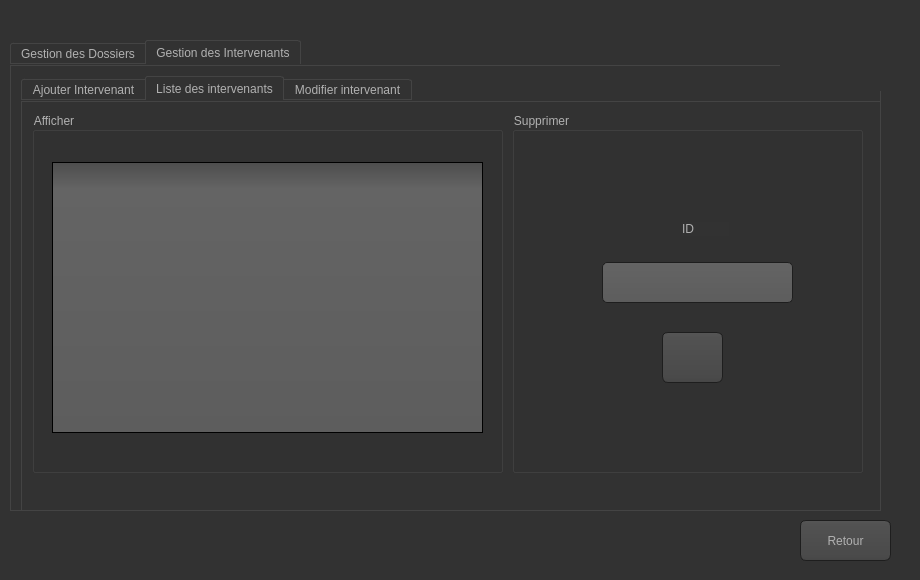
<?xml version="1.0" encoding="UTF-8"?>
<ui version="4.0">
 <class>Dialog_2</class>
 <widget class="QDialog" name="Dialog_2">
  <property name="geometry">
   <rect>
    <x>0</x>
    <y>0</y>
    <width>920</width>
    <height>580</height>
   </rect>
  </property>
  <property name="windowTitle">
   <string>GESTION DES AFFARIES JURIDIQUES</string>
  </property>
  <property name="styleSheet">
   <string notr="true">QToolTip
{
     border: 1px solid black;
     background-color: #ffa02f;
     padding: 1px;
     border-radius: 3px;
     opacity: 100;
}

QWidget
{
    color: #b1b1b1;
    background-color: #323232;
}

QWidget:item:hover
{
    background-color: QLinearGradient( x1: 0, y1: 0, x2: 0, y2: 1, stop: 0 #ffa02f, stop: 1 #ca0619);
    color: #000000;
}

QWidget:item:selected
{
    background-color: QLinearGradient( x1: 0, y1: 0, x2: 0, y2: 1, stop: 0 #ffa02f, stop: 1 #d7801a);
}

QMenuBar::item
{
    background: transparent;
}

QMenuBar::item:selected
{
    background: transparent;
    border: 1px solid #ffaa00;
}

QMenuBar::item:pressed
{
    background: #444;
    border: 1px solid #000;
    background-color: QLinearGradient(
        x1:0, y1:0,
        x2:0, y2:1,
        stop:1 #212121,
        stop:0.4 #343434/*,
        stop:0.2 #343434,
        stop:0.1 #ffaa00*/
    );
    margin-bottom:-1px;
    padding-bottom:1px;
}

QMenu
{
    border: 1px solid #000;
}

QMenu::item
{
    padding: 2px 20px 2px 20px;
}

QMenu::item:selected
{
    color: #000000;
}

QWidget:disabled
{
    color: #404040;
    background-color: #323232;
}

QAbstractItemView
{
    background-color: QLinearGradient( x1: 0, y1: 0, x2: 0, y2: 1, stop: 0 #4d4d4d, stop: 0.1 #646464, stop: 1 #5d5d5d);
}

QWidget:focus
{
    /*border: 2px solid QLinearGradient( x1: 0, y1: 0, x2: 0, y2: 1, stop: 0 #ffa02f, stop: 1 #d7801a);*/
}

QLineEdit
{
    background-color: QLinearGradient( x1: 0, y1: 0, x2: 0, y2: 1, stop: 0 #4d4d4d, stop: 0 #646464, stop: 1 #5d5d5d);
    padding: 1px;
    border-style: solid;
    border: 1px solid #1e1e1e;
    border-radius: 5;
}

QPushButton
{
    color: #b1b1b1;
    background-color: QLinearGradient( x1: 0, y1: 0, x2: 0, y2: 1, stop: 0 #565656, stop: 0.1 #525252, stop: 0.5 #4e4e4e, stop: 0.9 #4a4a4a, stop: 1 #464646);
    border-width: 1px;
    border-color: #1e1e1e;
    border-style: solid;
    border-radius: 6;
    padding: 3px;
    font-size: 12px;
    padding-left: 5px;
    padding-right: 5px;
}

QPushButton:pressed
{
    background-color: QLinearGradient( x1: 0, y1: 0, x2: 0, y2: 1, stop: 0 #2d2d2d, stop: 0.1 #2b2b2b, stop: 0.5 #292929, stop: 0.9 #282828, stop: 1 #252525);
}

QComboBox
{
    selection-background-color: #ffaa00;
    background-color: QLinearGradient( x1: 0, y1: 0, x2: 0, y2: 1, stop: 0 #565656, stop: 0.1 #525252, stop: 0.5 #4e4e4e, stop: 0.9 #4a4a4a, stop: 1 #464646);
    border-style: solid;
    border: 1px solid #1e1e1e;
    border-radius: 5;
}

QComboBox:hover,QPushButton:hover
{
    border: 2px solid QLinearGradient( x1: 0, y1: 0, x2: 0, y2: 1, stop: 0 #ffa02f, stop: 1 #d7801a);
}


QComboBox:on
{
    padding-top: 3px;
    padding-left: 4px;
    background-color: QLinearGradient( x1: 0, y1: 0, x2: 0, y2: 1, stop: 0 #2d2d2d, stop: 0.1 #2b2b2b, stop: 0.5 #292929, stop: 0.9 #282828, stop: 1 #252525);
    selection-background-color: #ffaa00;
}

QComboBox QAbstractItemView
{
    border: 2px solid darkgray;
    selection-background-color: QLinearGradient( x1: 0, y1: 0, x2: 0, y2: 1, stop: 0 #ffa02f, stop: 1 #d7801a);
}

QComboBox::drop-down
{
     subcontrol-origin: padding;
     subcontrol-position: top right;
     width: 15px;

     border-left-width: 0px;
     border-left-color: darkgray;
     border-left-style: solid; /* just a single line */
     border-top-right-radius: 3px; /* same radius as the QComboBox */
     border-bottom-right-radius: 3px;
 }

QComboBox::down-arrow
{
     image: url(:/down_arrow.png);
}

QGroupBox:focus
{
border: 2px solid QLinearGradient( x1: 0, y1: 0, x2: 0, y2: 1, stop: 0 #ffa02f, stop: 1 #d7801a);
}

QTextEdit:focus
{
    border: 2px solid QLinearGradient( x1: 0, y1: 0, x2: 0, y2: 1, stop: 0 #ffa02f, stop: 1 #d7801a);
}

QScrollBar:horizontal {
     border: 1px solid #222222;
     background: QLinearGradient( x1: 0, y1: 0, x2: 0, y2: 1, stop: 0.0 #121212, stop: 0.2 #282828, stop: 1 #484848);
     height: 7px;
     margin: 0px 16px 0 16px;
}

QScrollBar::handle:horizontal
{
      background: QLinearGradient( x1: 0, y1: 0, x2: 1, y2: 0, stop: 0 #ffa02f, stop: 0.5 #d7801a, stop: 1 #ffa02f);
      min-height: 20px;
      border-radius: 2px;
}

QScrollBar::add-line:horizontal {
      border: 1px solid #1b1b19;
      border-radius: 2px;
      background: QLinearGradient( x1: 0, y1: 0, x2: 1, y2: 0, stop: 0 #ffa02f, stop: 1 #d7801a);
      width: 14px;
      subcontrol-position: right;
      subcontrol-origin: margin;
}

QScrollBar::sub-line:horizontal {
      border: 1px solid #1b1b19;
      border-radius: 2px;
      background: QLinearGradient( x1: 0, y1: 0, x2: 1, y2: 0, stop: 0 #ffa02f, stop: 1 #d7801a);
      width: 14px;
     subcontrol-position: left;
     subcontrol-origin: margin;
}

QScrollBar::right-arrow:horizontal, QScrollBar::left-arrow:horizontal
{
      border: 1px solid black;
      width: 1px;
      height: 1px;
      background: white;
}

QScrollBar::add-page:horizontal, QScrollBar::sub-page:horizontal
{
      background: none;
}

QScrollBar:vertical
{
      background: QLinearGradient( x1: 0, y1: 0, x2: 1, y2: 0, stop: 0.0 #121212, stop: 0.2 #282828, stop: 1 #484848);
      width: 7px;
      margin: 16px 0 16px 0;
      border: 1px solid #222222;
}

QScrollBar::handle:vertical
{
      background: QLinearGradient( x1: 0, y1: 0, x2: 0, y2: 1, stop: 0 #ffa02f, stop: 0.5 #d7801a, stop: 1 #ffa02f);
      min-height: 20px;
      border-radius: 2px;
}

QScrollBar::add-line:vertical
{
      border: 1px solid #1b1b19;
      border-radius: 2px;
      background: QLinearGradient( x1: 0, y1: 0, x2: 0, y2: 1, stop: 0 #ffa02f, stop: 1 #d7801a);
      height: 14px;
      subcontrol-position: bottom;
      subcontrol-origin: margin;
}

QScrollBar::sub-line:vertical
{
      border: 1px solid #1b1b19;
      border-radius: 2px;
      background: QLinearGradient( x1: 0, y1: 0, x2: 0, y2: 1, stop: 0 #d7801a, stop: 1 #ffa02f);
      height: 14px;
      subcontrol-position: top;
      subcontrol-origin: margin;
}

QScrollBar::up-arrow:vertical, QScrollBar::down-arrow:vertical
{
      border: 1px solid black;
      width: 1px;
      height: 1px;
      background: white;
}


QScrollBar::add-page:vertical, QScrollBar::sub-page:vertical
{
      background: none;
}

QTextEdit
{
    background-color: #242424;
}

QPlainTextEdit
{
    background-color: #242424;
}

QHeaderView::section
{
    background-color: QLinearGradient(x1:0, y1:0, x2:0, y2:1, stop:0 #616161, stop: 0.5 #505050, stop: 0.6 #434343, stop:1 #656565);
    color: white;
    padding-left: 4px;
    border: 1px solid #6c6c6c;
}

QCheckBox:disabled
{
color: #414141;
}

QDockWidget::title
{
    text-align: center;
    spacing: 3px; /* spacing between items in the tool bar */
    background-color: QLinearGradient(x1:0, y1:0, x2:0, y2:1, stop:0 #323232, stop: 0.5 #242424, stop:1 #323232);
}

QDockWidget::close-button, QDockWidget::float-button
{
    text-align: center;
    spacing: 1px; /* spacing between items in the tool bar */
    background-color: QLinearGradient(x1:0, y1:0, x2:0, y2:1, stop:0 #323232, stop: 0.5 #242424, stop:1 #323232);
}

QDockWidget::close-button:hover, QDockWidget::float-button:hover
{
    background: #242424;
}

QDockWidget::close-button:pressed, QDockWidget::float-button:pressed
{
    padding: 1px -1px -1px 1px;
}

QMainWindow::separator
{
    background-color: QLinearGradient(x1:0, y1:0, x2:0, y2:1, stop:0 #161616, stop: 0.5 #151515, stop: 0.6 #212121, stop:1 #343434);
    color: white;
    padding-left: 4px;
    border: 1px solid #4c4c4c;
    spacing: 3px; /* spacing between items in the tool bar */
}

QMainWindow::separator:hover
{

    background-color: QLinearGradient(x1:0, y1:0, x2:0, y2:1, stop:0 #d7801a, stop:0.5 #b56c17 stop:1 #ffa02f);
    color: white;
    padding-left: 4px;
    border: 1px solid #6c6c6c;
    spacing: 3px; /* spacing between items in the tool bar */
}

QToolBar::handle
{
     spacing: 3px; /* spacing between items in the tool bar */
     background: url(:/images/handle.png);
}

QMenu::separator
{
    height: 2px;
    background-color: QLinearGradient(x1:0, y1:0, x2:0, y2:1, stop:0 #161616, stop: 0.5 #151515, stop: 0.6 #212121, stop:1 #343434);
    color: white;
    padding-left: 4px;
    margin-left: 10px;
    margin-right: 5px;
}

QProgressBar
{
    border: 2px solid grey;
    border-radius: 5px;
    text-align: center;
}

QProgressBar::chunk
{
    background-color: #d7801a;
    width: 2.15px;
    margin: 0.5px;
}

QTabBar::tab {
    color: #b1b1b1;
    border: 1px solid #444;
    border-bottom-style: none;
    background-color: #323232;
    padding-left: 10px;
    padding-right: 10px;
    padding-top: 3px;
    padding-bottom: 2px;
    margin-right: -1px;
}

QTabWidget::pane {
    border: 1px solid #444;
    top: 1px;
}

QTabBar::tab:last
{
    margin-right: 0; /* the last selected tab has nothing to overlap with on the right */
    border-top-right-radius: 3px;
}

QTabBar::tab:first:!selected
{
 margin-left: 0px; /* the last selected tab has nothing to overlap with on the right */


    border-top-left-radius: 3px;
}

QTabBar::tab:!selected
{
    color: #b1b1b1;
    border-bottom-style: solid;
    margin-top: 3px;
    background-color: QLinearGradient(x1:0, y1:0, x2:0, y2:1, stop:1 #212121, stop:.4 #343434);
}

QTabBar::tab:selected
{
    border-top-left-radius: 3px;
    border-top-right-radius: 3px;
    margin-bottom: 0px;
}

QTabBar::tab:!selected:hover
{
    /*border-top: 2px solid #ffaa00;
    padding-bottom: 3px;*/
    border-top-left-radius: 3px;
    border-top-right-radius: 3px;
    background-color: QLinearGradient(x1:0, y1:0, x2:0, y2:1, stop:1 #212121, stop:0.4 #343434, stop:0.2 #343434, stop:0.1 #ffaa00);
}

QRadioButton::indicator:checked, QRadioButton::indicator:unchecked{
    color: #b1b1b1;
    background-color: #323232;
    border: 1px solid #b1b1b1;
    border-radius: 6px;
}

QRadioButton::indicator:checked
{
    background-color: qradialgradient(
        cx: 0.5, cy: 0.5,
        fx: 0.5, fy: 0.5,
        radius: 1.0,
        stop: 0.25 #ffaa00,
        stop: 0.3 #323232
    );
}

QCheckBox::indicator{
    color: #b1b1b1;
    background-color: #323232;
    border: 1px solid #b1b1b1;
    width: 9px;
    height: 9px;
}

QRadioButton::indicator
{
    border-radius: 6px;
}

QRadioButton::indicator:hover, QCheckBox::indicator:hover
{
    border: 1px solid #ffaa00;
}

QCheckBox::indicator:checked
{
    image:url(:/images/checkbox.png);
}

QCheckBox::indicator:disabled, QRadioButton::indicator:disabled
{
    border: 1px solid #444;
}</string>
  </property>
  <widget class="QPushButton" name="pushButton_4">
   <property name="geometry">
    <rect>
     <x>630</x>
     <y>400</y>
     <width>75</width>
     <height>23</height>
    </rect>
   </property>
   <property name="text">
    <string>Menu</string>
   </property>
  </widget>
  <widget class="QTabWidget" name="tabWidget_2">
   <property name="geometry">
    <rect>
     <x>10</x>
     <y>40</y>
     <width>871</width>
     <height>471</height>
    </rect>
   </property>
   <property name="currentIndex">
    <number>1</number>
   </property>
   <widget class="QWidget" name="tab_3">
    <attribute name="title">
     <string>Gestion des Dossiers</string>
    </attribute>
    <widget class="QTabWidget" name="tabWidget">
     <property name="geometry">
      <rect>
       <x>10</x>
       <y>0</y>
       <width>851</width>
       <height>431</height>
      </rect>
     </property>
     <property name="toolTip">
      <string>&lt;html&gt;&lt;head/&gt;&lt;body&gt;&lt;p&gt;&lt;br/&gt;&lt;/p&gt;&lt;/body&gt;&lt;/html&gt;</string>
     </property>
     <property name="currentIndex">
      <number>2</number>
     </property>
     <widget class="QWidget" name="tab_1">
      <property name="whatsThis">
       <string/>
      </property>
      <property name="accessibleName">
       <string/>
      </property>
      <attribute name="title">
       <string>Ajout de Dossier Criminel</string>
      </attribute>
      <widget class="QLabel" name="label">
       <property name="geometry">
        <rect>
         <x>50</x>
         <y>90</y>
         <width>47</width>
         <height>14</height>
        </rect>
       </property>
       <property name="text">
        <string>ID</string>
       </property>
      </widget>
      <widget class="QLabel" name="label_2">
       <property name="geometry">
        <rect>
         <x>50</x>
         <y>180</y>
         <width>47</width>
         <height>14</height>
        </rect>
       </property>
       <property name="text">
        <string>Nom</string>
       </property>
      </widget>
      <widget class="QLabel" name="label_3">
       <property name="geometry">
        <rect>
         <x>50</x>
         <y>270</y>
         <width>47</width>
         <height>14</height>
        </rect>
       </property>
       <property name="text">
        <string>Prenom</string>
       </property>
      </widget>
      <widget class="QLabel" name="label_4">
       <property name="geometry">
        <rect>
         <x>380</x>
         <y>20</y>
         <width>61</width>
         <height>16</height>
        </rect>
       </property>
       <property name="text">
        <string>Description</string>
       </property>
      </widget>
      <widget class="QLineEdit" name="le_desc">
       <property name="geometry">
        <rect>
         <x>380</x>
         <y>40</y>
         <width>451</width>
         <height>281</height>
        </rect>
       </property>
      </widget>
      <widget class="QLineEdit" name="lineEditId">
       <property name="geometry">
        <rect>
         <x>160</x>
         <y>80</y>
         <width>151</width>
         <height>31</height>
        </rect>
       </property>
      </widget>
      <widget class="QLineEdit" name="lineEditNom">
       <property name="geometry">
        <rect>
         <x>160</x>
         <y>170</y>
         <width>151</width>
         <height>31</height>
        </rect>
       </property>
      </widget>
      <widget class="QLineEdit" name="lineEditPrenom">
       <property name="geometry">
        <rect>
         <x>160</x>
         <y>260</y>
         <width>151</width>
         <height>31</height>
        </rect>
       </property>
      </widget>
      <widget class="QGroupBox" name="groupBox_2">
       <property name="geometry">
        <rect>
         <x>10</x>
         <y>0</y>
         <width>831</width>
         <height>401</height>
        </rect>
       </property>
       <property name="title">
        <string>Ajout</string>
       </property>
       <widget class="QPushButton" name="pb_ajout">
        <property name="geometry">
         <rect>
          <x>250</x>
          <y>320</y>
          <width>71</width>
          <height>61</height>
         </rect>
        </property>
        <property name="styleSheet">
         <string notr="true">image: url(:/pictures/add_new_document_14028.png);</string>
        </property>
        <property name="text">
         <string/>
        </property>
       </widget>
      </widget>
      <zorder>groupBox_2</zorder>
      <zorder>label</zorder>
      <zorder>label_2</zorder>
      <zorder>label_3</zorder>
      <zorder>label_4</zorder>
      <zorder>le_desc</zorder>
      <zorder>lineEditId</zorder>
      <zorder>lineEditNom</zorder>
      <zorder>lineEditPrenom</zorder>
     </widget>
     <widget class="QWidget" name="tab_2">
      <attribute name="title">
       <string>Liste/Suppression</string>
      </attribute>
      <widget class="QTableView" name="tabdossier">
       <property name="geometry">
        <rect>
         <x>20</x>
         <y>100</y>
         <width>481</width>
         <height>271</height>
        </rect>
       </property>
      </widget>
      <widget class="QLineEdit" name="le_recherced">
       <property name="geometry">
        <rect>
         <x>20</x>
         <y>40</y>
         <width>331</width>
         <height>41</height>
        </rect>
       </property>
      </widget>
      <widget class="QGroupBox" name="groupBox_3">
       <property name="geometry">
        <rect>
         <x>10</x>
         <y>10</y>
         <width>501</width>
         <height>381</height>
        </rect>
       </property>
       <property name="title">
        <string>Affichage</string>
       </property>
       <widget class="QPushButton" name="pb_recherched">
        <property name="geometry">
         <rect>
          <x>350</x>
          <y>30</y>
          <width>41</width>
          <height>41</height>
         </rect>
        </property>
        <property name="styleSheet">
         <string notr="true">image: url(:/pictures/Search_icon-icons.com_54989 (2).png);</string>
        </property>
        <property name="text">
         <string/>
        </property>
       </widget>
       <widget class="QPushButton" name="pb_export">
        <property name="geometry">
         <rect>
          <x>440</x>
          <y>20</y>
          <width>51</width>
          <height>61</height>
         </rect>
        </property>
        <property name="styleSheet">
         <string notr="true">image: url(:/pictures/adobe_pdf_document_14979.png);</string>
        </property>
        <property name="text">
         <string/>
        </property>
       </widget>
      </widget>
      <widget class="QGroupBox" name="groupBox_4">
       <property name="geometry">
        <rect>
         <x>520</x>
         <y>10</y>
         <width>311</width>
         <height>381</height>
        </rect>
       </property>
       <property name="title">
        <string>Supression</string>
       </property>
       <widget class="QPushButton" name="pb_dossiersup">
        <property name="geometry">
         <rect>
          <x>140</x>
          <y>230</y>
          <width>51</width>
          <height>51</height>
         </rect>
        </property>
        <property name="styleSheet">
         <string notr="true">image: url(:/pictures/trash-can_115312.png);</string>
        </property>
        <property name="text">
         <string/>
        </property>
       </widget>
       <widget class="QLineEdit" name="le_dossiersup">
        <property name="geometry">
         <rect>
          <x>80</x>
          <y>160</y>
          <width>171</width>
          <height>41</height>
         </rect>
        </property>
       </widget>
       <widget class="QLabel" name="label_7">
        <property name="geometry">
         <rect>
          <x>150</x>
          <y>120</y>
          <width>47</width>
          <height>14</height>
         </rect>
        </property>
        <property name="text">
         <string>ID</string>
        </property>
       </widget>
      </widget>
      <zorder>groupBox_3</zorder>
      <zorder>groupBox_4</zorder>
      <zorder>tabdossier</zorder>
      <zorder>le_recherced</zorder>
     </widget>
     <widget class="QWidget" name="tab">
      <attribute name="title">
       <string>Modifier</string>
      </attribute>
      <widget class="QLabel" name="label_5">
       <property name="geometry">
        <rect>
         <x>60</x>
         <y>90</y>
         <width>47</width>
         <height>14</height>
        </rect>
       </property>
       <property name="text">
        <string>ID</string>
       </property>
      </widget>
      <widget class="QLabel" name="label_10">
       <property name="geometry">
        <rect>
         <x>380</x>
         <y>30</y>
         <width>111</width>
         <height>20</height>
        </rect>
       </property>
       <property name="text">
        <string>Nouvelle Description</string>
       </property>
      </widget>
      <widget class="QGroupBox" name="groupBox_5">
       <property name="geometry">
        <rect>
         <x>10</x>
         <y>10</y>
         <width>811</width>
         <height>381</height>
        </rect>
       </property>
       <property name="title">
        <string>Modofoer</string>
       </property>
       <widget class="QLineEdit" name="le_newdesc">
        <property name="geometry">
         <rect>
          <x>370</x>
          <y>50</y>
          <width>421</width>
          <height>251</height>
         </rect>
        </property>
       </widget>
       <widget class="QPushButton" name="pb_mod">
        <property name="geometry">
         <rect>
          <x>230</x>
          <y>300</y>
          <width>71</width>
          <height>61</height>
         </rect>
        </property>
        <property name="styleSheet">
         <string notr="true">image: url(:/pictures/pen_edit_modify_pencil_icon_181536.png);</string>
        </property>
        <property name="text">
         <string/>
        </property>
       </widget>
       <widget class="QLineEdit" name="le_newprenom">
        <property name="geometry">
         <rect>
          <x>150</x>
          <y>230</y>
          <width>181</width>
          <height>41</height>
         </rect>
        </property>
       </widget>
       <widget class="QLineEdit" name="le_newnom">
        <property name="geometry">
         <rect>
          <x>150</x>
          <y>150</y>
          <width>181</width>
          <height>41</height>
         </rect>
        </property>
       </widget>
       <widget class="QLabel" name="label_9">
        <property name="geometry">
         <rect>
          <x>40</x>
          <y>240</y>
          <width>111</width>
          <height>16</height>
         </rect>
        </property>
        <property name="text">
         <string>Nouveau Prenom</string>
        </property>
       </widget>
       <widget class="QLabel" name="label_8">
        <property name="geometry">
         <rect>
          <x>40</x>
          <y>160</y>
          <width>81</width>
          <height>16</height>
         </rect>
        </property>
        <property name="text">
         <string>Nouveau nom</string>
        </property>
       </widget>
       <widget class="QLineEdit" name="le_idmod">
        <property name="geometry">
         <rect>
          <x>150</x>
          <y>70</y>
          <width>181</width>
          <height>41</height>
         </rect>
        </property>
       </widget>
      </widget>
      <zorder>groupBox_5</zorder>
      <zorder>label_5</zorder>
      <zorder>label_10</zorder>
     </widget>
    </widget>
   </widget>
   <widget class="QWidget" name="tab_4">
    <attribute name="title">
     <string>Gestion des Intervenants</string>
    </attribute>
    <widget class="QTabWidget" name="tabWidget_3">
     <property name="geometry">
      <rect>
       <x>10</x>
       <y>10</y>
       <width>861</width>
       <height>441</height>
      </rect>
     </property>
     <property name="currentIndex">
      <number>1</number>
     </property>
     <widget class="QWidget" name="tab_5">
      <attribute name="title">
       <string>Ajouter Intervenant</string>
      </attribute>
      <widget class="QGroupBox" name="groupBox_6">
       <property name="geometry">
        <rect>
         <x>10</x>
         <y>0</y>
         <width>831</width>
         <height>391</height>
        </rect>
       </property>
       <property name="title">
        <string>Ajout</string>
       </property>
       <widget class="QLineEdit" name="le_idajout2">
        <property name="geometry">
         <rect>
          <x>230</x>
          <y>50</y>
          <width>181</width>
          <height>31</height>
         </rect>
        </property>
       </widget>
       <widget class="QLineEdit" name="le_nomajout2">
        <property name="geometry">
         <rect>
          <x>230</x>
          <y>130</y>
          <width>181</width>
          <height>31</height>
         </rect>
        </property>
       </widget>
       <widget class="QPushButton" name="pb_ajout2">
        <property name="geometry">
         <rect>
          <x>590</x>
          <y>140</y>
          <width>81</width>
          <height>81</height>
         </rect>
        </property>
        <property name="styleSheet">
         <string notr="true">image: url(:/pictures/1486485564-add-character-include-more-person-user_81147.png);</string>
        </property>
        <property name="text">
         <string/>
        </property>
       </widget>
       <widget class="QLineEdit" name="le_prenomajout2">
        <property name="geometry">
         <rect>
          <x>230</x>
          <y>210</y>
          <width>181</width>
          <height>31</height>
         </rect>
        </property>
       </widget>
       <widget class="QLineEdit" name="le_profajout2">
        <property name="geometry">
         <rect>
          <x>230</x>
          <y>290</y>
          <width>181</width>
          <height>31</height>
         </rect>
        </property>
       </widget>
       <widget class="QLabel" name="label_18">
        <property name="geometry">
         <rect>
          <x>90</x>
          <y>60</y>
          <width>47</width>
          <height>14</height>
         </rect>
        </property>
        <property name="text">
         <string>ID</string>
        </property>
       </widget>
       <widget class="QLabel" name="label_12">
        <property name="geometry">
         <rect>
          <x>90</x>
          <y>140</y>
          <width>47</width>
          <height>14</height>
         </rect>
        </property>
        <property name="text">
         <string>Nom</string>
        </property>
       </widget>
       <widget class="QLabel" name="label_13">
        <property name="geometry">
         <rect>
          <x>90</x>
          <y>220</y>
          <width>47</width>
          <height>14</height>
         </rect>
        </property>
        <property name="text">
         <string>Prenom</string>
        </property>
       </widget>
       <widget class="QLabel" name="label_14">
        <property name="geometry">
         <rect>
          <x>90</x>
          <y>300</y>
          <width>51</width>
          <height>16</height>
         </rect>
        </property>
        <property name="text">
         <string>Profession</string>
        </property>
       </widget>
      </widget>
     </widget>
     <widget class="QWidget" name="tab_7">
      <attribute name="title">
       <string>Liste des intervenants</string>
      </attribute>
      <widget class="QTableView" name="tabinter">
       <property name="geometry">
        <rect>
         <x>30</x>
         <y>60</y>
         <width>431</width>
         <height>271</height>
        </rect>
       </property>
      </widget>
      <widget class="QGroupBox" name="groupBox_7">
       <property name="geometry">
        <rect>
         <x>10</x>
         <y>10</y>
         <width>471</width>
         <height>361</height>
        </rect>
       </property>
       <property name="title">
        <string>Afficher</string>
       </property>
      </widget>
      <widget class="QGroupBox" name="groupBox_8">
       <property name="geometry">
        <rect>
         <x>490</x>
         <y>10</y>
         <width>351</width>
         <height>361</height>
        </rect>
       </property>
       <property name="title">
        <string>Supprimer</string>
       </property>
       <widget class="QPushButton" name="pb_sup2">
        <property name="geometry">
         <rect>
          <x>150</x>
          <y>220</y>
          <width>61</width>
          <height>51</height>
         </rect>
        </property>
        <property name="styleSheet">
         <string notr="true">image: url(:/pictures/trash-can_115312.png);</string>
        </property>
        <property name="text">
         <string/>
        </property>
       </widget>
       <widget class="QLineEdit" name="le_idsup2">
        <property name="geometry">
         <rect>
          <x>90</x>
          <y>150</y>
          <width>191</width>
          <height>41</height>
         </rect>
        </property>
       </widget>
       <widget class="QLabel" name="label_11">
        <property name="geometry">
         <rect>
          <x>170</x>
          <y>110</y>
          <width>47</width>
          <height>14</height>
         </rect>
        </property>
        <property name="text">
         <string>ID</string>
        </property>
       </widget>
      </widget>
      <zorder>groupBox_8</zorder>
      <zorder>groupBox_7</zorder>
      <zorder>tabinter</zorder>
     </widget>
     <widget class="QWidget" name="tab_6">
      <attribute name="title">
       <string>Modifier intervenant</string>
      </attribute>
      <widget class="QGroupBox" name="groupBox_9">
       <property name="geometry">
        <rect>
         <x>10</x>
         <y>0</y>
         <width>831</width>
         <height>381</height>
        </rect>
       </property>
       <property name="title">
        <string>Modifier</string>
       </property>
       <widget class="QLineEdit" name="le_idmod2">
        <property name="geometry">
         <rect>
          <x>170</x>
          <y>60</y>
          <width>191</width>
          <height>31</height>
         </rect>
        </property>
       </widget>
       <widget class="QLabel" name="label_15">
        <property name="geometry">
         <rect>
          <x>60</x>
          <y>70</y>
          <width>47</width>
          <height>14</height>
         </rect>
        </property>
        <property name="text">
         <string>ID</string>
        </property>
       </widget>
       <widget class="QPushButton" name="pb_mod2">
        <property name="geometry">
         <rect>
          <x>540</x>
          <y>150</y>
          <width>81</width>
          <height>71</height>
         </rect>
        </property>
        <property name="styleSheet">
         <string notr="true">image: url(:/pictures/pen_edit_modify_pencil_icon_181536.png);</string>
        </property>
        <property name="text">
         <string/>
        </property>
       </widget>
       <widget class="QLineEdit" name="le_nommod2">
        <property name="geometry">
         <rect>
          <x>170</x>
          <y>140</y>
          <width>191</width>
          <height>31</height>
         </rect>
        </property>
       </widget>
       <widget class="QLineEdit" name="le_prenommod2">
        <property name="geometry">
         <rect>
          <x>170</x>
          <y>210</y>
          <width>191</width>
          <height>31</height>
         </rect>
        </property>
       </widget>
       <widget class="QLineEdit" name="le_profmod2">
        <property name="geometry">
         <rect>
          <x>170</x>
          <y>290</y>
          <width>191</width>
          <height>31</height>
         </rect>
        </property>
       </widget>
       <widget class="QLabel" name="label_16">
        <property name="geometry">
         <rect>
          <x>60</x>
          <y>150</y>
          <width>47</width>
          <height>14</height>
         </rect>
        </property>
        <property name="text">
         <string>Nom</string>
        </property>
       </widget>
       <widget class="QLabel" name="label_17">
        <property name="geometry">
         <rect>
          <x>60</x>
          <y>220</y>
          <width>47</width>
          <height>14</height>
         </rect>
        </property>
        <property name="text">
         <string>Prenom</string>
        </property>
       </widget>
       <widget class="QLabel" name="label_19">
        <property name="geometry">
         <rect>
          <x>60</x>
          <y>300</y>
          <width>51</width>
          <height>16</height>
         </rect>
        </property>
        <property name="text">
         <string>Profession</string>
        </property>
       </widget>
      </widget>
     </widget>
    </widget>
   </widget>
  </widget>
  <widget class="QPushButton" name="pushButton_RetourMenu">
   <property name="geometry">
    <rect>
     <x>800</x>
     <y>520</y>
     <width>91</width>
     <height>41</height>
    </rect>
   </property>
   <property name="text">
    <string>Retour</string>
   </property>
  </widget>
  <widget class="QLabel" name="label_20">
   <property name="geometry">
    <rect>
     <x>780</x>
     <y>0</y>
     <width>141</width>
     <height>91</height>
    </rect>
   </property>
   <property name="styleSheet">
    <string notr="true">image: url(:/pictures/LCPD-GTAIV-logo (1).png);</string>
   </property>
   <property name="text">
    <string/>
   </property>
  </widget>
 </widget>
 <resources/>
 <connections/>
</ui>
